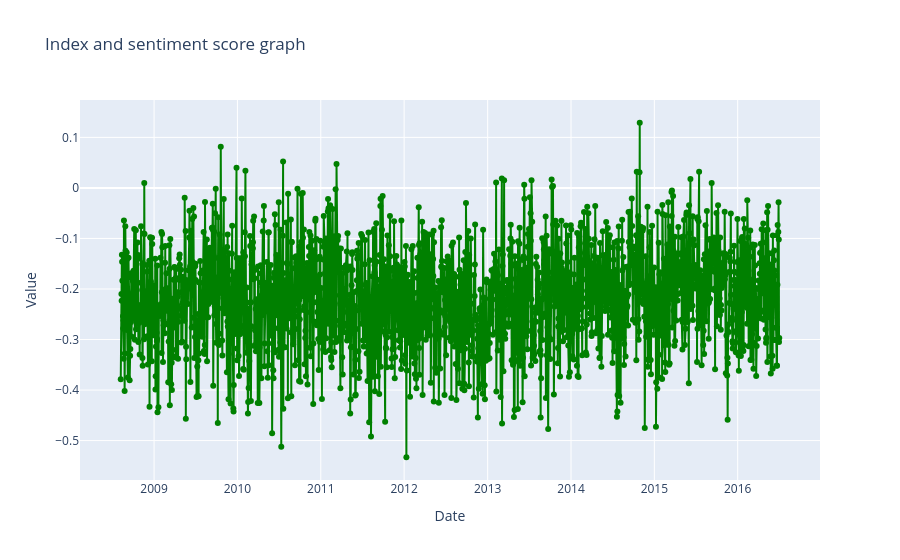

The notebook cell this image was saved under:
### Code cell
trace1 = go.Scatter(x=merged_df['Date'],y=merged_df['Close'], mode = 'lines+markers',name = 'Index Price',line = dict(color='blue'))
trace2 = go.Scatter(x=merged_df['Date'],y=merged_df['Sentiment_score'], mode = 'lines+markers',name = 'Sentiment Score',line = dict(color='green'))

layout = go.Layout(title = 'Index and sentiment score graph',xaxis = dict(title='Date'),yaxis = dict(title='Value'),hovermode = 'closest')

fig = go.Figure(data = [trace2],layout = layout)

fig.show()

### Figure 1 — Plotly figure (JSON) as saved in the notebook; plotly's stock layout.template omitted (floating-point values rounded to 4 significant figures; data arrays with more than 128 entries replaced by an {"elided": "..."} marker saying what was removed)
{"data": [{"line": {"color": "green"}, "mode": "lines+markers", "name": "Sentiment Score", "type": "scatter", "x": {"elided": "1989 str values"}, "y": {"elided": "1989 float values"}}], "layout": {"hovermode": "closest", "title": {"text": "Index and sentiment score graph"}, "xaxis": {"title": {"text": "Date"}}, "yaxis": {"title": {"text": "Value"}}}}
